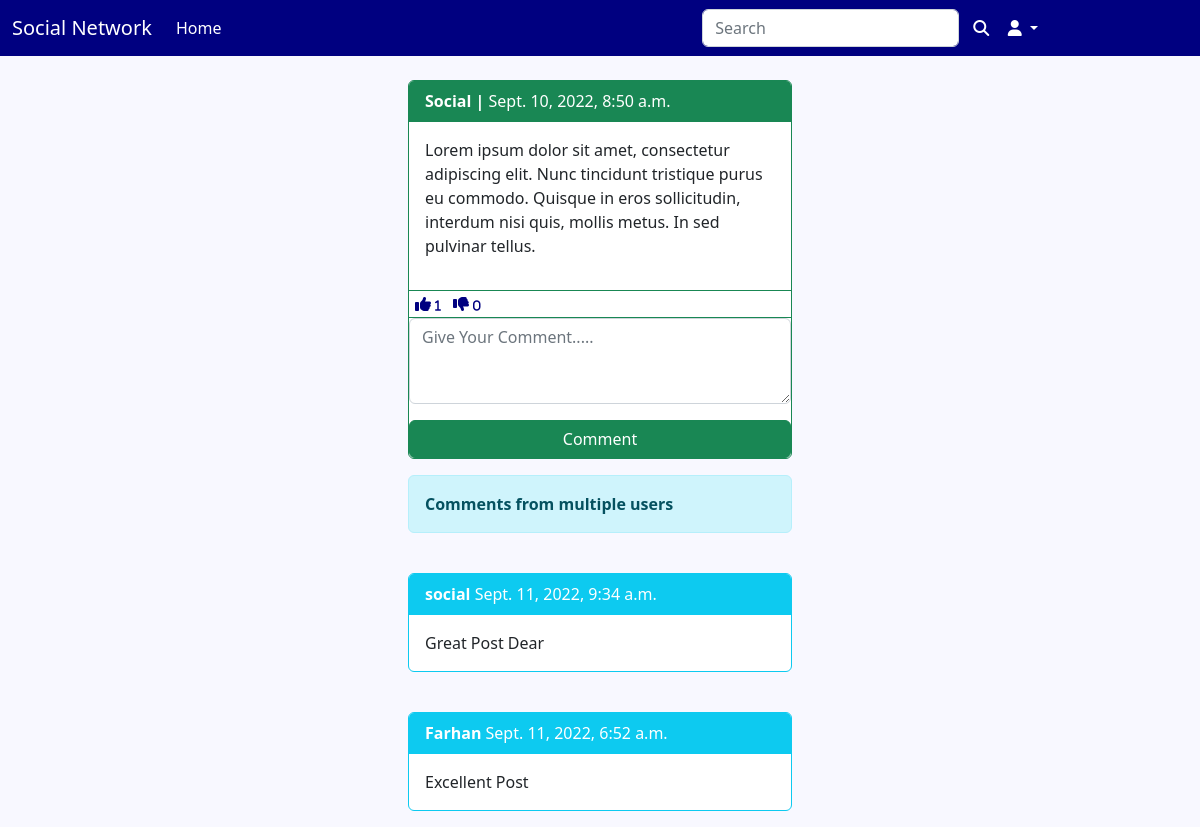
Screenshot of /social/post/7/ with the database file from the repository.
### social/models.py (models this page shows, shortened)
class Post(models.Model):
    body = models.TextField()
    created_on = models.DateTimeField(default=timezone.now)
    author = models.ForeignKey(User,on_delete=models.CASCADE)
    likes = models.ManyToManyField(User,blank=True,related_name="likes")
    dislikes = models.ManyToManyField(User,blank=True,related_name="dislikes")

class Comment(models.Model):
    comment = models.TextField()
    created_on = models.DateTimeField(default=timezone.now)
    author = models.ForeignKey(User,on_delete=models.CASCADE)
    post = models.ForeignKey('Post',on_delete=models.CASCADE)

### social/views.py (the view, shortened to what this page needs)
# urls.py: path('post/<int:pk>/',PostDetailView.as_view(),name="post"),
class PostDetailView(View):
    def get(self,request,pk,*args,**kwargs):
        post = Post.objects.get(pk=pk)
        commentForm = CommentForm()
        comments = Comment.objects.filter(post=post).order_by('-created_on')
        context = {'post':post,'commentForm':commentForm,'comments':comments}
        return render(request,'social/post_detail.html',context)

### social/forms.py
class CommentForm(forms.ModelForm):
    comment = forms.CharField(
        label='',
        widget=forms.Textarea(attrs={
            'rows':'3',
            'placeholder':'Give Your Comment.....'
            }))
    class Meta:
        model = Comment
        fields = ['comment']

### social/templates/social/post_detail.html (shortened to what this page needs)
{% extends 'navbar.html' %}
{% load static %}
{% load crispy_forms_tags %}
{% block content %}
<div class="row mt-4">
  <div class="col-md-4"></div>
  <div class="col-md-4">
   <div class="card border-success mb-3 ">
    <div class="card-header border-success bg-success ">
      <strong style="color:white;">{{ post.author|title }} | </strong><span style="color:white;">{{post.created_on}} </span>
    </div>
    <div class="card-body position-relative border-bottom border-success">
      <p class="card-text">{{ post.body }}</p>
    </div>
    <div class="d-flex flex-row">
      <form method="POST" action="{% url 'like' post.pk %}">
        <button style="background-color: transparent; border: none; box-shadow: none;" type="submit">
          <i class="fa-solid fa-thumbs-up" style="color:navy;"> <span style="font-size:12px;"> {{ post.likes.all.count }} </span> </i>
        </button>
      </form>
      <form method="POST" action="{% url 'dislike' post.pk %}">
        <button style="background-color: transparent; border: none; box-shadow: none;" type="submit">
          <i class="fa-solid fa-thumbs-down" style="color:navy;"> <span style="font-size:12px;">{{ post.dislikes.all.count }}</span> </i>
        </button>
      </form>
    </div>
    <form method="POST" class="border-top border-success">
      {{ commentForm | crispy }}
      <div class="d-grid ">
        <button class="btn btn-success ">Comment</button>
      </div>
    </form>
  </div>
  <div class="alert alert-info"><strong>Comments from multiple users</strong></div>
</div>
<div class="col-md-4"></div>
</div>
{% for comment in comments %}
<div class="row mt-4">
  <div class="col-md-4"></div>
  <div class="col-md-4">
   <div class="card border-info mb-3 ">
    <div class="card-header border-info bg-info ">
      <strong style="color:white;">{{ comment.author }} </strong><span style="color:white;">{{ comment.created_on }}</span>
    </div>
    <div class="card-body ">
      <p class="card-text">{{ comment.comment }}</p>
    </div>
  </div>
</div>
<div class="col-md-4"></div>
</div>
{% endfor %}
{% endblock content %}

### static/css/style.css (style rules this page uses)
body { background-color: ghostwhite; }

### rows the page displays
Post: author "Social", created_on "Sept. 10, 2022, 8:50 a.m.", body "Lorem ipsum dolor sit amet, consectetur adipiscing elit. Nunc tincidunt tristique purus eu commodo. Quisque in eros sollicitudin, interdum nisi quis, mollis metus. In sed pulvinar tellus.", likes.all.count "1", dislikes.all.count "0"
Comment: author "social", created_on "Sept. 11, 2022, 9:34 a.m.", comment "Great Post Dear"
Comment: author "Farhan", created_on "Sept. 11, 2022, 6:52 a.m.", comment "Excellent Post"
